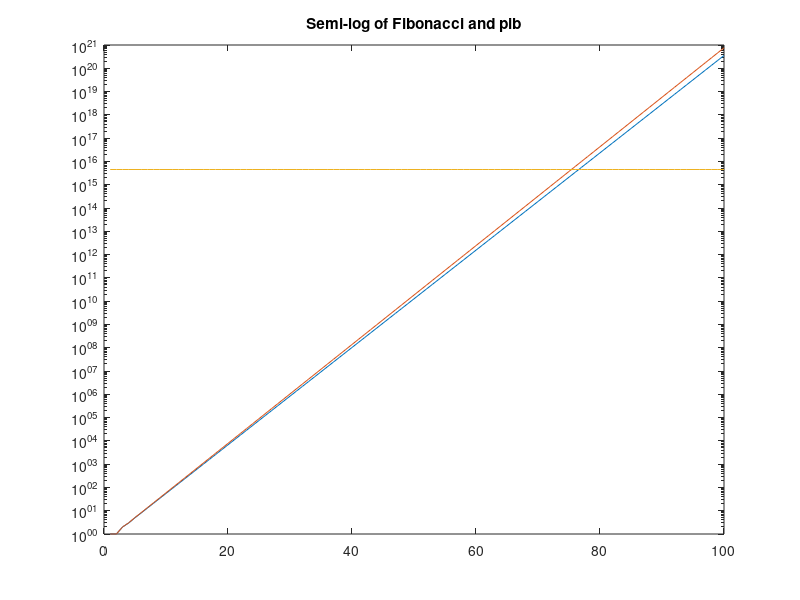
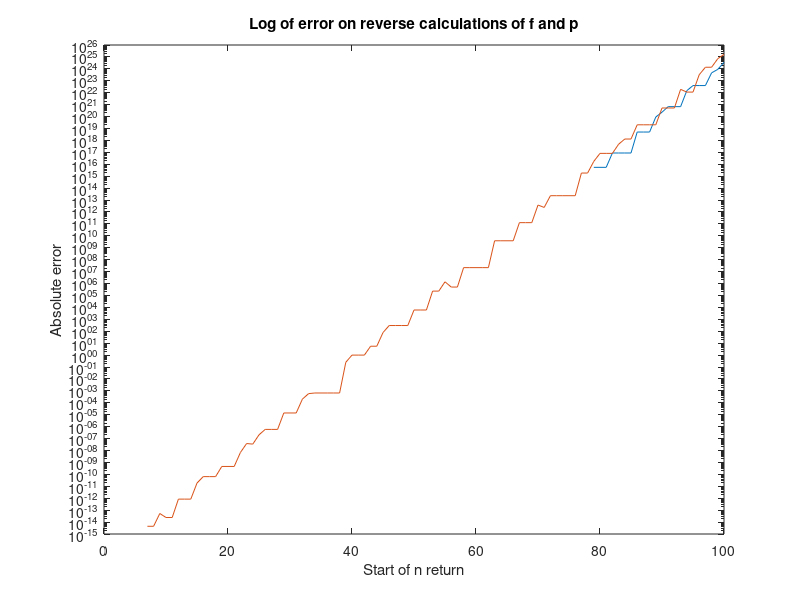

Write the MATLAB code that produced these figures, in order.
%%% Burak Morali - Alexandre Carbonneau  %%%
%%%                TP 1                  %%%
clear;clc;

n=100;

% Question 1

f=zeros(n,1);
f(1)=1;
f(2)=1;

for i=3:n
    f(i)=f(i-2)+f(i-1);
end

c=1+sqrt(3)/100;
p=zeros(n,1);
p(1)=1;
p(2)=1;

for i=3:n
    p(i)=p(i-2)+c*p(i-1);
end

figure(1)
semilogy(1:n,f)
hold on
semilogy(1:n,p)
epsmachine=ones(n,1)/eps;
semilogy(1:n,epsmachine)
title('Semi-log of Fibonacci and pib')
hold off

% Question 2 and 3

n_test=5:n;
results=zeros(length(n_test),3);

for j=1:length(n_test)
    freverse=zeros(n_test(j),1);
    freverse(n_test(j))=f(n_test(j));
    freverse(n_test(j)-1)=f(n_test(j)-1);
    for i=(n_test(j)-2):-1:1
        freverse(i)=freverse(i+2)-freverse(i+1);
    end
    
    preverse=zeros(n_test(j),1);
    preverse(n_test(j))=p(n_test(j));
    preverse(n_test(j)-1)=p(n_test(j)-1);
    for i=(n_test(j)-2):-1:1
        preverse(i)=preverse(i+2)-c*preverse(i+1);
    end
    
    results(j,1)=n_test(j);
    results(j,2)=abs(freverse(1)-f(1));
    results(j,3)=abs(preverse(1)-p(1));
end

figure(2)
semilogy(results(:,1),results(:,2))
hold on
semilogy(results(:,1),results(:,3))
title('Log of error on reverse calculations of f and p')
xlabel('Start of n return')
ylabel('Absolute error')